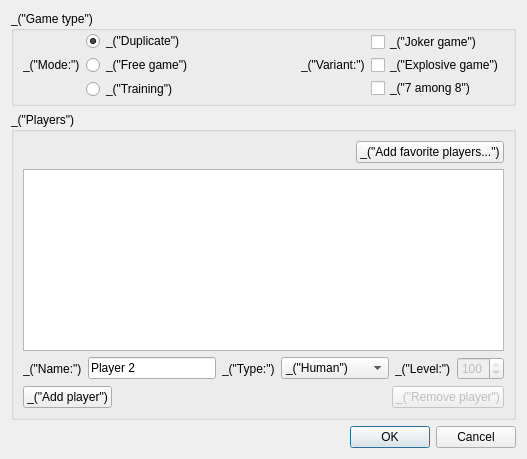
<?xml version="1.0" encoding="UTF-8"?>
<ui version="4.0">
 <class>NewGameDialog</class>
 <widget class="QDialog" name="NewGameDialog">
  <property name="geometry">
   <rect>
    <x>0</x>
    <y>0</y>
    <width>527</width>
    <height>459</height>
   </rect>
  </property>
  <property name="windowTitle">
   <string>_(&quot;New game&quot;)</string>
  </property>
  <property name="modal">
   <bool>true</bool>
  </property>
  <layout class="QVBoxLayout" name="verticalLayout_2">
   <item>
    <widget class="QGroupBox" name="groupBox">
     <property name="title">
      <string>_(&quot;Game type&quot;)</string>
     </property>
     <layout class="QHBoxLayout">
      <property name="topMargin">
       <number>0</number>
      </property>
      <property name="bottomMargin">
       <number>4</number>
      </property>
      <item>
       <widget class="QLabel" name="label_3">
        <property name="text">
         <string>_(&quot;Mode:&quot;)</string>
        </property>
       </widget>
      </item>
      <item>
       <layout class="QVBoxLayout" name="verticalLayout_3">
        <property name="spacing">
         <number>4</number>
        </property>
        <item>
         <widget class="QRadioButton" name="radioButtonDuplicate">
          <property name="text">
           <string>_(&quot;Duplicate&quot;)</string>
          </property>
          <property name="checked">
           <bool>true</bool>
          </property>
         </widget>
        </item>
        <item>
         <widget class="QRadioButton" name="radioButtonFreeGame">
          <property name="text">
           <string>_(&quot;Free game&quot;)</string>
          </property>
         </widget>
        </item>
        <item>
         <widget class="QRadioButton" name="radioButtonTraining">
          <property name="text">
           <string>_(&quot;Training&quot;)</string>
          </property>
         </widget>
        </item>
       </layout>
      </item>
      <item>
       <spacer>
        <property name="orientation">
         <enum>Qt::Horizontal</enum>
        </property>
        <property name="sizeHint" stdset="0">
         <size>
          <width>16</width>
          <height>26</height>
         </size>
        </property>
       </spacer>
      </item>
      <item>
       <widget class="QLabel" name="label_5">
        <property name="text">
         <string>_(&quot;Variant:&quot;)</string>
        </property>
       </widget>
      </item>
      <item>
       <layout class="QVBoxLayout" name="verticalLayout">
        <property name="spacing">
         <number>2</number>
        </property>
        <property name="topMargin">
         <number>0</number>
        </property>
        <item>
         <widget class="QCheckBox" name="checkBoxJoker">
          <property name="toolTip">
           <string>_(&quot;In a joker game, each rack contains a joker. When a word containing the joker is played on the grid, the joker is then replaced by the corresponding letter from the bag, and the joker stays in the rack. When the corresponding letter is not present in the bag, the joker is placed on the board. This variant, particularly interesting in Duplicate mode, is good to train using the joker.&quot;)</string>
          </property>
          <property name="text">
           <string>_(&quot;Joker game&quot;)</string>
          </property>
         </widget>
        </item>
        <item>
         <widget class="QCheckBox" name="checkBoxExplosive">
          <property name="toolTip">
           <string>_(&quot;An explosive game is a bit like a joker game, except than when the computer chooses the rack (containing a joker), it performs a search and finds the best word possible with the rack. Then, if possible, it replaces the joker in the rack with the letter allowing to play this best word. This variant, unlike the joker game, allows playing with a normal-looking rack, but it usually gives much higher scores than in a normal game.&quot;)</string>
          </property>
          <property name="text">
           <string>_(&quot;Explosive game&quot;)</string>
          </property>
         </widget>
        </item>
        <item>
         <widget class="QCheckBox" name="checkBox7Among8">
          <property name="text">
           <string>_(&quot;7 among 8&quot;)</string>
          </property>
         </widget>
        </item>
       </layout>
      </item>
     </layout>
    </widget>
   </item>
   <item>
    <widget class="QGroupBox" name="groupBoxPlayers">
     <property name="title">
      <string>_(&quot;Players&quot;)</string>
     </property>
     <layout class="QVBoxLayout">
      <item>
       <layout class="QHBoxLayout" name="horizontalLayout">
        <item>
         <spacer name="horizontalSpacer">
          <property name="orientation">
           <enum>Qt::Horizontal</enum>
          </property>
          <property name="sizeHint" stdset="0">
           <size>
            <width>40</width>
            <height>20</height>
           </size>
          </property>
         </spacer>
        </item>
        <item>
         <widget class="QPushButton" name="buttonAddFav">
          <property name="text">
           <string>_(&quot;Add favorite players...&quot;)</string>
          </property>
         </widget>
        </item>
       </layout>
      </item>
      <item>
       <widget class="QTableWidget" name="tablePlayers"/>
      </item>
      <item>
       <layout class="QHBoxLayout">
        <item>
         <widget class="QLabel" name="label">
          <property name="text">
           <string>_(&quot;Name:&quot;)</string>
          </property>
         </widget>
        </item>
        <item>
         <widget class="QLineEdit" name="lineEditName">
          <property name="text">
           <string>Player 2</string>
          </property>
         </widget>
        </item>
        <item>
         <widget class="QLabel" name="label_2">
          <property name="text">
           <string>_(&quot;Type:&quot;)</string>
          </property>
         </widget>
        </item>
        <item>
         <widget class="QComboBox" name="comboBoxType">
          <item>
           <property name="text">
            <string>_(&quot;Human&quot;)</string>
           </property>
          </item>
          <item>
           <property name="text">
            <string>_(&quot;Computer&quot;)</string>
           </property>
          </item>
         </widget>
        </item>
        <item>
         <widget class="QLabel" name="label_4">
          <property name="text">
           <string>_(&quot;Level:&quot;)</string>
          </property>
         </widget>
        </item>
        <item>
         <widget class="QSpinBox" name="spinBoxLevel">
          <property name="enabled">
           <bool>false</bool>
          </property>
          <property name="maximum">
           <number>100</number>
          </property>
          <property name="value">
           <number>100</number>
          </property>
         </widget>
        </item>
       </layout>
      </item>
      <item>
       <layout class="QHBoxLayout">
        <item>
         <widget class="QPushButton" name="pushButtonAdd">
          <property name="text">
           <string>_(&quot;Add player&quot;)</string>
          </property>
         </widget>
        </item>
        <item>
         <spacer>
          <property name="orientation">
           <enum>Qt::Horizontal</enum>
          </property>
          <property name="sizeHint" stdset="0">
           <size>
            <width>40</width>
            <height>20</height>
           </size>
          </property>
         </spacer>
        </item>
        <item>
         <widget class="QPushButton" name="pushButtonRemove">
          <property name="enabled">
           <bool>false</bool>
          </property>
          <property name="text">
           <string>_(&quot;Remove player&quot;)</string>
          </property>
         </widget>
        </item>
       </layout>
      </item>
     </layout>
    </widget>
   </item>
   <item>
    <widget class="QDialogButtonBox" name="buttonBox">
     <property name="orientation">
      <enum>Qt::Horizontal</enum>
     </property>
     <property name="standardButtons">
      <set>QDialogButtonBox::Cancel|QDialogButtonBox::Ok</set>
     </property>
    </widget>
   </item>
  </layout>
 </widget>
 <resources/>
 <connections>
  <connection>
   <sender>buttonBox</sender>
   <signal>accepted()</signal>
   <receiver>NewGameDialog</receiver>
   <slot>accept()</slot>
   <hints>
    <hint type="sourcelabel">
     <x>194</x>
     <y>309</y>
    </hint>
    <hint type="destinationlabel">
     <x>173</x>
     <y>274</y>
    </hint>
   </hints>
  </connection>
  <connection>
   <sender>buttonBox</sender>
   <signal>rejected()</signal>
   <receiver>NewGameDialog</receiver>
   <slot>reject()</slot>
   <hints>
    <hint type="sourcelabel">
     <x>101</x>
     <y>298</y>
    </hint>
    <hint type="destinationlabel">
     <x>75</x>
     <y>275</y>
    </hint>
   </hints>
  </connection>
 </connections>
</ui>
